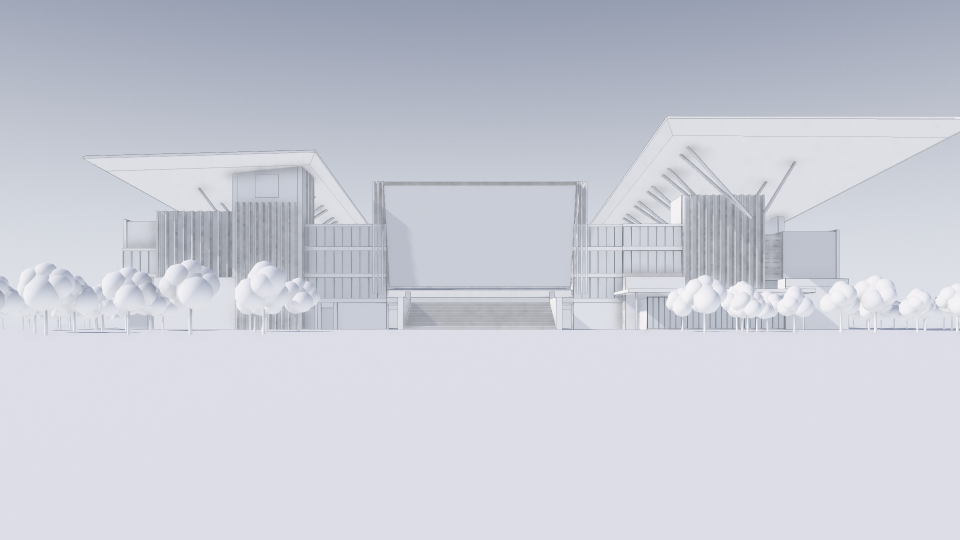
#> input picture lff-exterior/qa/p26_render.png, 1920 x 1080 px, given in place of p26_render.png.png, which was not available (shown at 1/2 size)
$ python qa_edges.py ../qa/p26_render.png
#> lines starting #> are read from the running program, lines starting #| are printed output that depends on the picture; pictures that were not available may be replaced by others from this repository, and a replacement may not be noted
"""Edge-diff composite for arrival QA: render with the reference page's edges in magenta."""
import sys
from PIL import Image, ImageFilter, ImageChops
pg = sys.argv[1]
ref = Image.open(f"reference/pages/p-0{pg}.png").convert("L").resize((1920, 1080))
ren = Image.open(f"qa/p{pg}_render.png").convert("RGB")
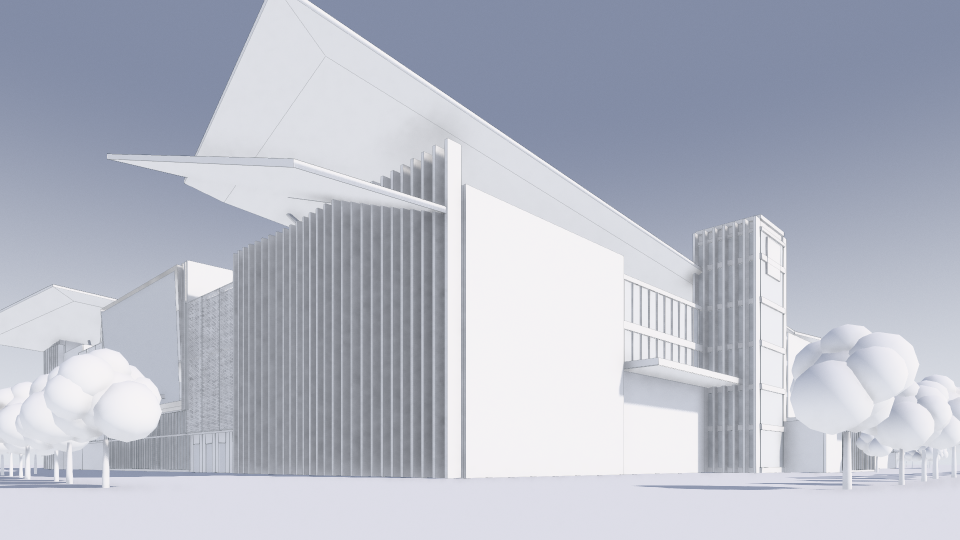
#> input picture lff-exterior/qa/p27_render.png, 1920 x 1080 px, given in place of p26_render.png_render.png, which was not available (shown at 1/2 size)
#> ren is the input picture: PIL image 1920x1080 RGB; mean R, G, B 182.1, 186.2, 198.3
e = ref.filter(ImageFilter.FIND_EDGES).point(lambda v: 255 if v > 40 else 0)
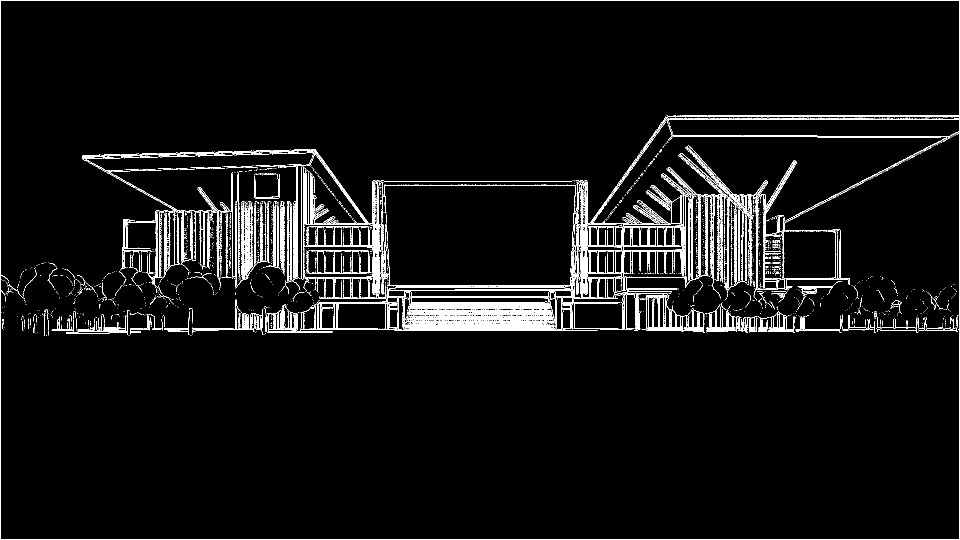
#> e: PIL image 1920x1080 L (shown at 1/2 size); 4.2% white in thin lines or dots
mag = Image.new("RGB", ren.size, (230, 0, 160))
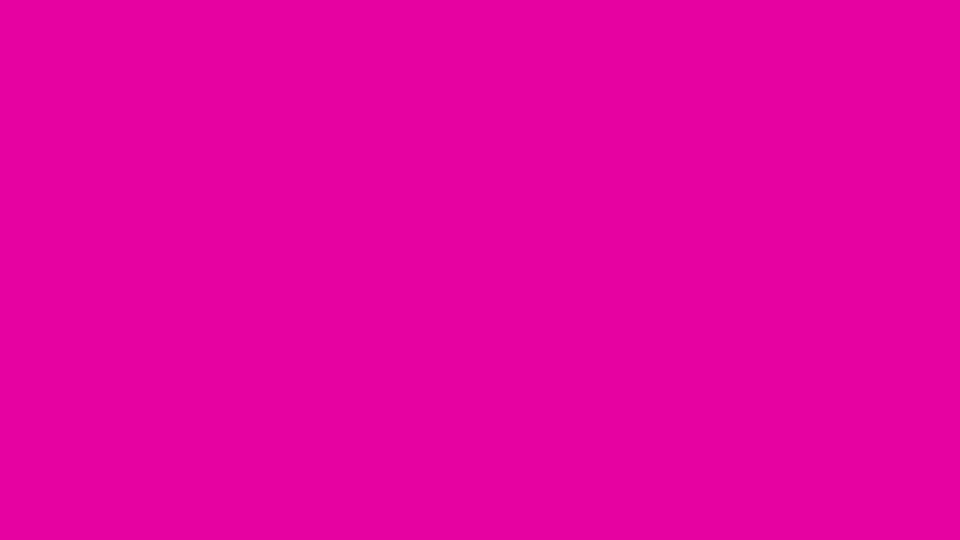
#> mag: PIL image 1920x1080 RGB (shown at 1/2 size); mean R, G, B 230, 0, 160
out = Image.composite(mag, ren, e)
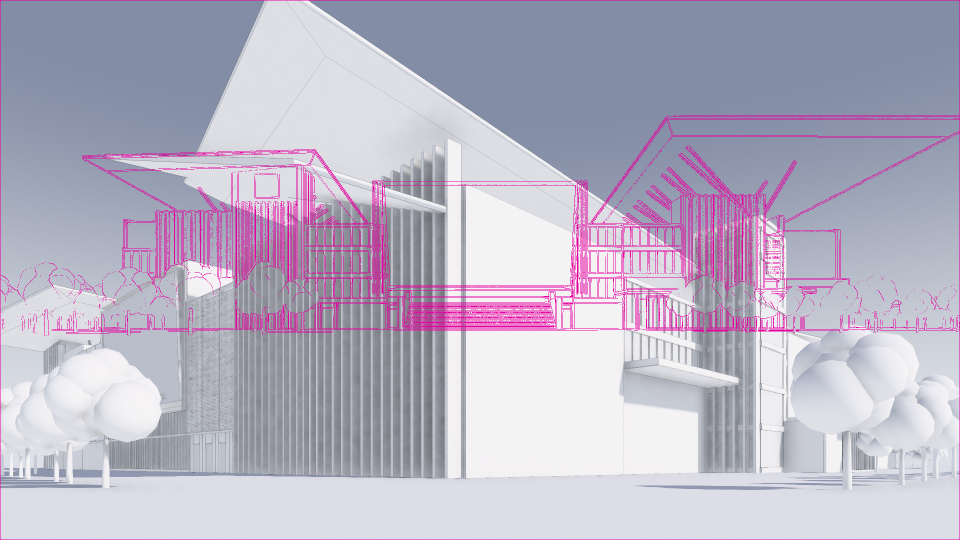
#> out: PIL image 1920x1080 RGB (shown at 1/2 size); mean R, G, B 184.1, 178.3, 196.7
out.save(f"qa/p{pg}_edges.jpg", quality=88)
